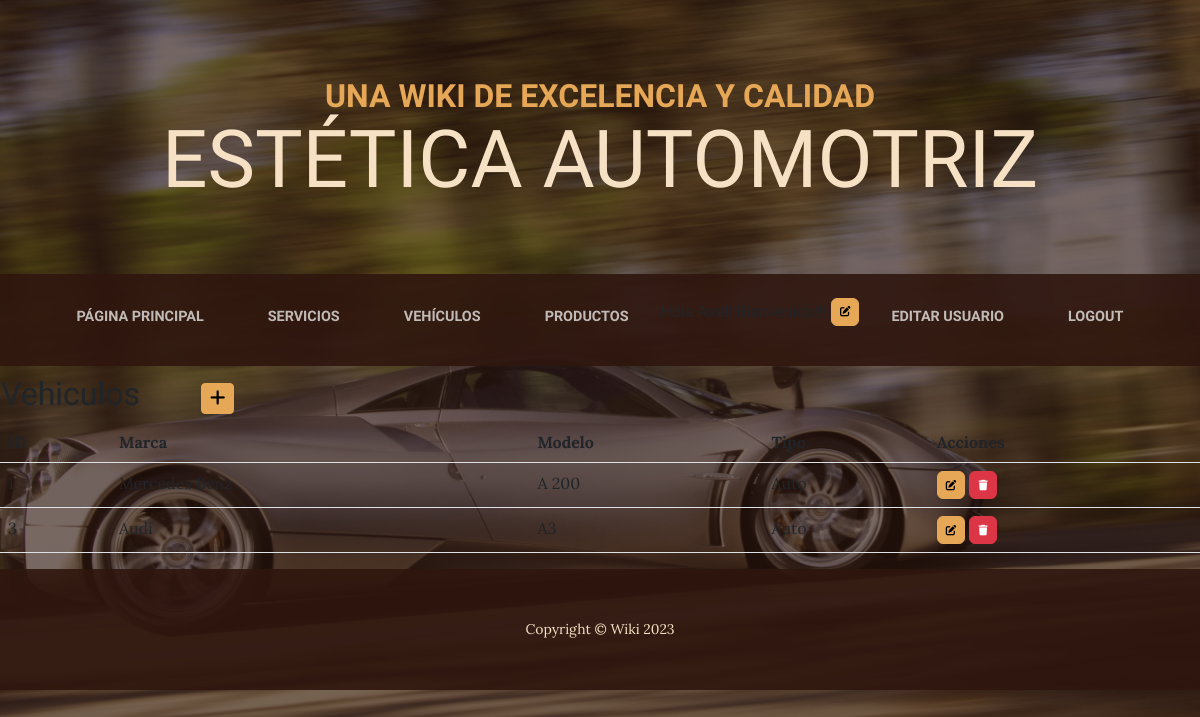
The app's page /vehiculos/ (signed in) with its own data.
### aplicacion/models.py (models this page shows, shortened)
class Vehiculo(models.Model):
    marca = models.CharField(max_length=30)
    modelo = models.CharField(max_length=30)
    tipo = models.CharField(max_length=20)

### aplicacion/views.py (the view)
# urls.py: path('vehiculos/', VehiculoList.as_view(), name="vehiculos" ),
class VehiculoList(ListView):
    model = Vehiculo

### aplicacion/templates/aplicacion/vehiculo_list.html (shortened to what this page needs)
{% extends 'aplicacion/base.html' %}
{% load static %}
{% block contenido %}
<table>
    <tr>
        <td width="200"><h2>Vehiculos</h2></td>
        <td>
            <a
            href="{% url 'create_vehiculo' %}"
            class="btn btn-primary btn-sm"
            >
            </a>
        </td>
    </tr>
</table>
<table class="table table-striped">
    <thead>
        <tr>
            <th>ID</th>
            <th>Marca</th>
            <th>Modelo</th>
            <th>Tipo</th>
            <th>Acciones</th>
        </tr>
    </thead>
    <tbody>
    {% for vehiculo in vehiculo_list %}
    <tr>
        <td>{{ vehiculo.id }}</td>
        <td>{{ vehiculo.marca }}</td>
        <td>{{ vehiculo.modelo }}</td>
        <td>{{ vehiculo.tipo }}</td>
        <td>
            <a
              href="{% url 'update_vehiculo' vehiculo.id %}"
              class="btn btn-primary"
              style="--bs-btn-padding-y: .25rem; --bs-btn-padding-x: .5rem; --bs-btn-font-size: .75rem;"
              >
            </a>
            <a
              href="{% url 'delete_vehiculo' vehiculo.id %}"
              class="btn btn-danger"
              style="--bs-btn-padding-y: .25rem; --bs-btn-padding-x: .5rem; --bs-btn-font-size: .75rem;"
              >
            </a>
          </td>
    </tr>
    {% endfor %}
    </tbody>
</table>
{% endblock contenido %}

### records on screen
Vehiculo: id "1", marca "Mercedes Benz", modelo "A 200", tipo "Auto"
Vehiculo: id "3", marca "Audi", modelo "A3", tipo "Auto"
